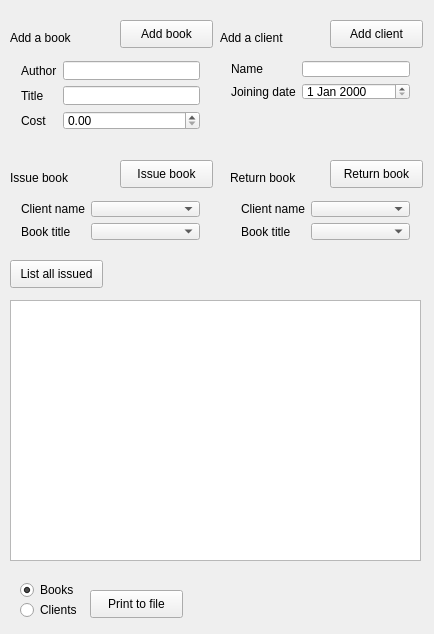
<?xml version="1.0" encoding="UTF-8"?>
<ui version="4.0">
 <class>MainWindow</class>
 <widget class="QMainWindow" name="MainWindow">
  <property name="geometry">
   <rect>
    <x>0</x>
    <y>0</y>
    <width>434</width>
    <height>634</height>
   </rect>
  </property>
  <property name="windowTitle">
   <string>Library</string>
  </property>
  <widget class="QWidget" name="centralWidget">
   <widget class="QWidget" name="formLayoutWidget">
    <property name="geometry">
     <rect>
      <x>10</x>
      <y>50</y>
      <width>201</width>
      <height>91</height>
     </rect>
    </property>
    <layout class="QFormLayout" name="bookLayout">
     <property name="fieldGrowthPolicy">
      <enum>QFormLayout::AllNonFixedFieldsGrow</enum>
     </property>
     <item row="0" column="0">
      <widget class="QLabel" name="bookAuthor">
       <property name="text">
        <string>Author</string>
       </property>
      </widget>
     </item>
     <item row="1" column="0">
      <widget class="QLabel" name="bookTitle">
       <property name="text">
        <string>Title</string>
       </property>
      </widget>
     </item>
     <item row="1" column="1">
      <widget class="QLineEdit" name="leBookTitle"/>
     </item>
     <item row="2" column="0">
      <widget class="QLabel" name="bookCost">
       <property name="text">
        <string>Cost</string>
       </property>
      </widget>
     </item>
     <item row="0" column="1">
      <widget class="QLineEdit" name="leBookAuthor"/>
     </item>
     <item row="2" column="1">
      <widget class="QDoubleSpinBox" name="dsbBookCost">
       <property name="maximum">
        <double>10000.000000000000000</double>
       </property>
      </widget>
     </item>
    </layout>
   </widget>
   <widget class="QLabel" name="label">
    <property name="geometry">
     <rect>
      <x>10</x>
      <y>30</y>
      <width>91</width>
      <height>16</height>
     </rect>
    </property>
    <property name="text">
     <string>Add a book</string>
    </property>
   </widget>
   <widget class="QPushButton" name="addBook">
    <property name="geometry">
     <rect>
      <x>120</x>
      <y>20</y>
      <width>93</width>
      <height>28</height>
     </rect>
    </property>
    <property name="text">
     <string>Add book</string>
    </property>
   </widget>
   <widget class="QWidget" name="formLayoutWidget_2">
    <property name="geometry">
     <rect>
      <x>220</x>
      <y>50</y>
      <width>201</width>
      <height>61</height>
     </rect>
    </property>
    <layout class="QFormLayout" name="clientLayout">
     <item row="0" column="0">
      <widget class="QLabel" name="clientName">
       <property name="text">
        <string>Name</string>
       </property>
      </widget>
     </item>
     <item row="0" column="1">
      <widget class="QLineEdit" name="leClientName"/>
     </item>
     <item row="1" column="0">
      <widget class="QLabel" name="joiningDateLabel">
       <property name="text">
        <string>Joining date</string>
       </property>
      </widget>
     </item>
     <item row="1" column="1">
      <widget class="QDateEdit" name="deDate"/>
     </item>
    </layout>
   </widget>
   <widget class="QPushButton" name="addClient">
    <property name="geometry">
     <rect>
      <x>330</x>
      <y>20</y>
      <width>93</width>
      <height>28</height>
     </rect>
    </property>
    <property name="text">
     <string>Add client</string>
    </property>
   </widget>
   <widget class="QLabel" name="label_2">
    <property name="geometry">
     <rect>
      <x>220</x>
      <y>30</y>
      <width>91</width>
      <height>16</height>
     </rect>
    </property>
    <property name="text">
     <string>Add a client</string>
    </property>
   </widget>
   <widget class="QLabel" name="label_3">
    <property name="geometry">
     <rect>
      <x>10</x>
      <y>170</y>
      <width>121</width>
      <height>16</height>
     </rect>
    </property>
    <property name="text">
     <string>Issue book</string>
    </property>
   </widget>
   <widget class="QWidget" name="formLayoutWidget_3">
    <property name="geometry">
     <rect>
      <x>10</x>
      <y>190</y>
      <width>201</width>
      <height>61</height>
     </rect>
    </property>
    <layout class="QFormLayout" name="issueLayout">
     <item row="0" column="0">
      <widget class="QLabel" name="clientNameLabel">
       <property name="text">
        <string>Client name</string>
       </property>
      </widget>
     </item>
     <item row="0" column="1">
      <widget class="QComboBox" name="cbClientName"/>
     </item>
     <item row="1" column="0">
      <widget class="QLabel" name="bookNameLabel">
       <property name="text">
        <string>Book title</string>
       </property>
      </widget>
     </item>
     <item row="1" column="1">
      <widget class="QComboBox" name="cbBookTitle"/>
     </item>
    </layout>
   </widget>
   <widget class="QPushButton" name="issueBook">
    <property name="geometry">
     <rect>
      <x>120</x>
      <y>160</y>
      <width>93</width>
      <height>28</height>
     </rect>
    </property>
    <property name="text">
     <string>Issue book</string>
    </property>
   </widget>
   <widget class="QWidget" name="formLayoutWidget_4">
    <property name="geometry">
     <rect>
      <x>230</x>
      <y>190</y>
      <width>191</width>
      <height>61</height>
     </rect>
    </property>
    <layout class="QFormLayout" name="returnLayout">
     <item row="0" column="0">
      <widget class="QLabel" name="clientNameLabel_2">
       <property name="text">
        <string>Client name</string>
       </property>
      </widget>
     </item>
     <item row="0" column="1">
      <widget class="QComboBox" name="cbReturnClient"/>
     </item>
     <item row="1" column="0">
      <widget class="QLabel" name="bookNameLabel_2">
       <property name="text">
        <string>Book title</string>
       </property>
      </widget>
     </item>
     <item row="1" column="1">
      <widget class="QComboBox" name="cbReturnBook"/>
     </item>
    </layout>
   </widget>
   <widget class="QLabel" name="label_4">
    <property name="geometry">
     <rect>
      <x>230</x>
      <y>170</y>
      <width>81</width>
      <height>16</height>
     </rect>
    </property>
    <property name="text">
     <string>Return book</string>
    </property>
   </widget>
   <widget class="QPushButton" name="returnBook">
    <property name="geometry">
     <rect>
      <x>330</x>
      <y>160</y>
      <width>93</width>
      <height>28</height>
     </rect>
    </property>
    <property name="text">
     <string>Return book</string>
    </property>
   </widget>
   <widget class="QPushButton" name="listIssued">
    <property name="geometry">
     <rect>
      <x>10</x>
      <y>260</y>
      <width>93</width>
      <height>28</height>
     </rect>
    </property>
    <property name="text">
     <string>List all issued</string>
    </property>
   </widget>
   <widget class="QTextEdit" name="displayWindow">
    <property name="geometry">
     <rect>
      <x>10</x>
      <y>300</y>
      <width>411</width>
      <height>261</height>
     </rect>
    </property>
   </widget>
   <widget class="QRadioButton" name="radioBooks">
    <property name="geometry">
     <rect>
      <x>20</x>
      <y>580</y>
      <width>95</width>
      <height>20</height>
     </rect>
    </property>
    <property name="text">
     <string>Books</string>
    </property>
    <property name="checked">
     <bool>true</bool>
    </property>
   </widget>
   <widget class="QRadioButton" name="radioClients">
    <property name="geometry">
     <rect>
      <x>20</x>
      <y>600</y>
      <width>95</width>
      <height>20</height>
     </rect>
    </property>
    <property name="text">
     <string>Clients</string>
    </property>
   </widget>
   <widget class="QPushButton" name="printToFile">
    <property name="geometry">
     <rect>
      <x>90</x>
      <y>590</y>
      <width>93</width>
      <height>28</height>
     </rect>
    </property>
    <property name="text">
     <string>Print to file</string>
    </property>
   </widget>
  </widget>
 </widget>
 <layoutdefault spacing="6" margin="11"/>
 <tabstops>
  <tabstop>leBookAuthor</tabstop>
  <tabstop>leBookTitle</tabstop>
  <tabstop>dsbBookCost</tabstop>
  <tabstop>addBook</tabstop>
  <tabstop>leClientName</tabstop>
  <tabstop>deDate</tabstop>
  <tabstop>addClient</tabstop>
  <tabstop>cbClientName</tabstop>
  <tabstop>cbBookTitle</tabstop>
  <tabstop>issueBook</tabstop>
  <tabstop>cbReturnClient</tabstop>
  <tabstop>cbReturnBook</tabstop>
  <tabstop>returnBook</tabstop>
 </tabstops>
 <resources/>
 <connections/>
</ui>
